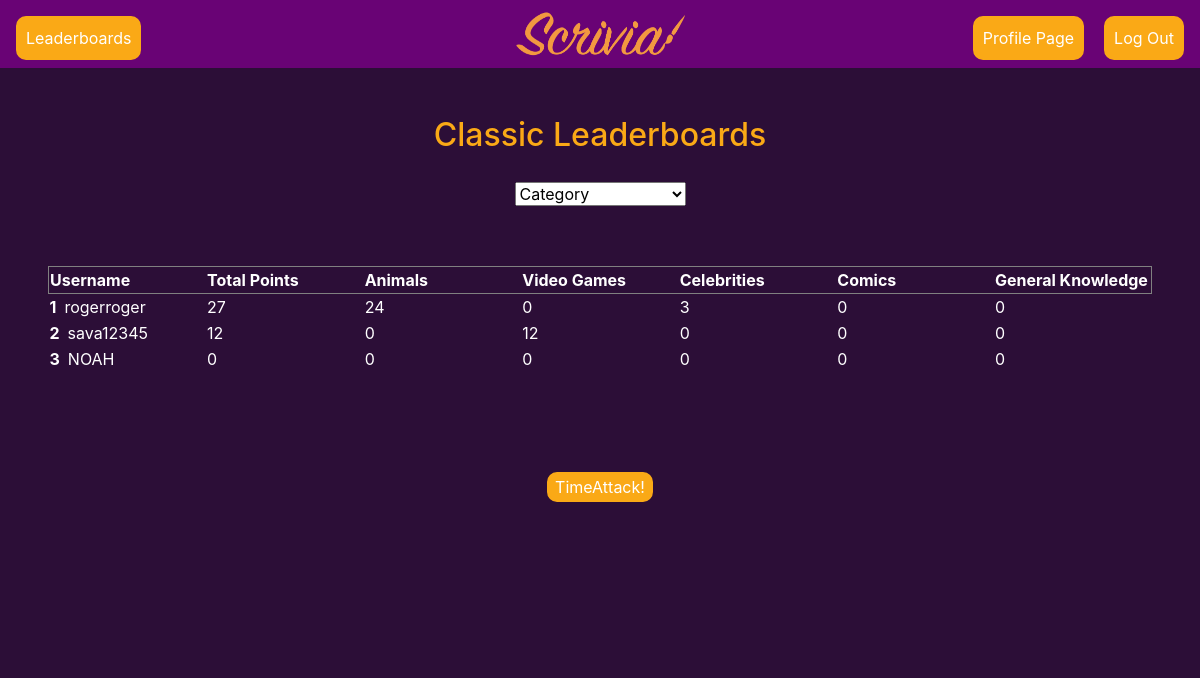
The app's page /leaderboards_classic (signed in), older data.
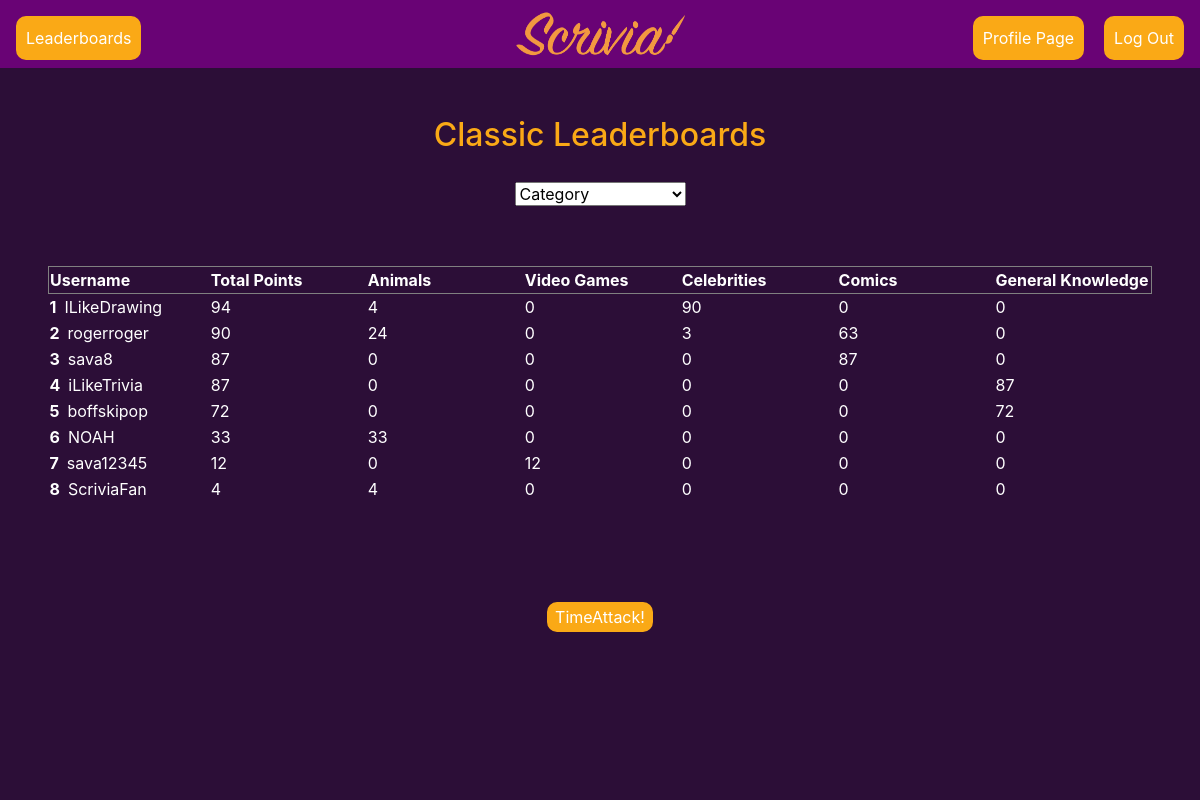
The same page, newer data.
### tables this page shows
CREATE TABLE 'statistics' (
	"id"	integer NOT NULL PRIMARY KEY AUTOINCREMENT,
	"username"	varchar(255) NOT NULL,
	"points"	integer DEFAULT 0,
	"animals"	integer DEFAULT 0,'last_drawing' text,
	"video_games"	integer DEFAULT 0,
	"celebrities"	integer DEFAULT 0,
	"comics"	integer DEFAULT 0,
	"general_knowledge"	integer DEFAULT 0);

### application.py (the view)
@app.route("/leaderboards_classic", methods=["GET", "POST"])
@login_required
def leaderboards_classic():
    categories = ["Animals", "Video Games", "Celebrities", "Comics", "General Knowledge"]
    total_points = scrivdb.execute("SELECT *, SUM(animals + video_games + celebrities + comics + general_knowledge), username FROM statistics WHERE points > 0  GROUP BY username ORDER BY SUM(animals + video_games + celebrities + comics + general_knowledge) DESC LIMIT 10")
    animals_points = scrivdb.execute("SELECT animals, username FROM statistics WHERE animals > 0 GROUP BY username ORDER BY animals DESC LIMIT 10")
    video_games_points = scrivdb.execute("SELECT video_games, username FROM statistics WHERE video_games > 0 GROUP BY username ORDER BY video_games DESC LIMIT 10")
    celebrities_points = scrivdb.execute("SELECT celebrities, username FROM statistics WHERE celebrities > 0 GROUP BY username ORDER BY celebrities DESC LIMIT 10")
    comics_points = scrivdb.execute("SELECT comics, username FROM statistics WHERE comics > 0 GROUP BY username ORDER BY comics DESC LIMIT 10")
    general_knowledge_points = scrivdb.execute("SELECT general_knowledge, username FROM statistics WHERE general_knowledge > 0 GROUP BY username ORDER BY general_knowledge DESC LIMIT 10")
    return render_template("leaderboards_classic.html", total_points=total_points, categories=categories, animals_points=animals_points, video_games_points=video_games_points,
    celebrities_points=celebrities_points, comics_points=comics_points, general_knowledge_points=general_knowledge_points)

### application.py (called while the page is built)
@app.after_request
def after_request(response):
    response.headers["Cache-Control"] = "no-cache, no-store, must-revalidate"
    response.headers["Expires"] = 0
    response.headers["Pragma"] = "no-cache"
    return response

### helpers.py (called while the page is built)
def login_required(f):
    @wraps(f)
    def decorated_function(*args, **kwargs):
        if session.get("user_id") is None:
            return redirect("/landing")
        return f(*args, **kwargs)
    return decorated_function

### templates/leaderboards_classic.html (shortened to what this page needs)
{% extends "layout.html" %}
{% block main %}
<h2 style="color:#FAA916">Classic Leaderboards</h2>
<form action="/leaderboards_classic" method="post">
    <select style="margin: 20px;" margin-bottom id="categoriesleaderboards" onchange='onCategorySelect()'>
        <option disabled selected value>Category</option>
    </select>
    <body>
        <form id="form1">
            <table class="specialtable" id="combined" align="center">
                <thead align="left">
                    <th>Username</th>
                    <th>Total Points</th>
                    <th>Animals</th>
                    <th>Video Games</th>
                    <th>Celebrities</th>
                    <th>Comics</th>
                    <th>General Knowledge</th>
                </thead>
                <tbody>
                    {% for player in total_points %}
                    <tr align="left">
                        <td>{{ player["username"] }}</td>
                        <td>{{ player["SUM(animals + video_games + celebrities + comics + general_knowledge)"] }}</td>
                        <td>{{ player["animals"] }}</td>
                        <td>{{ player["video_games"] }}</td>
                        <td>{{ player["celebrities"] }}</td>
                        <td>{{ player["comics"] }}</td>
                        <td>{{ player["general_knowledge"] }}</td>
                    </tr>
                    {% endfor %}
                </tbody>
            </table>
        </form>
    </body>
    <div id="wrapper">
        <div id="leaderboards_bottom">
            <button class="buttongeneral" id="TimeAttackbutton" style="margin: 100px">TimeAttack!</button>
        </div>
    </div>
    {% endblock %}

Row changes from the older to the newer data that the page shows:
now on this page (row edited): statistics: username "ILikeDrawing", points "94", animals "4", video_games "0", celebrities "90", comics "0", general_knowledge "0"
changed statistics "rogerroger": points "27" → "90"; comics "0" → "63"
now on this page (row edited): statistics: username "sava8", player "87", animals "0", video_games "0", celebrities "0", comics "87", general_knowledge "0"
now on this page (row edited): statistics: username "iLikeTrivia", player "87", animals "0", video_games "0", celebrities "0", comics "0", general_knowledge "87"
now on this page (row edited): statistics: username "boffskipop", player "72", animals "0", video_games "0", celebrities "0", comics "0", general_knowledge "72"
changed statistics "NOAH": animals "0" → "33"; moves up the list
added statistics: username "ScriviaFan", player "4", animals "4", video_games "0", celebrities "0", comics "0", general_knowledge "0"
